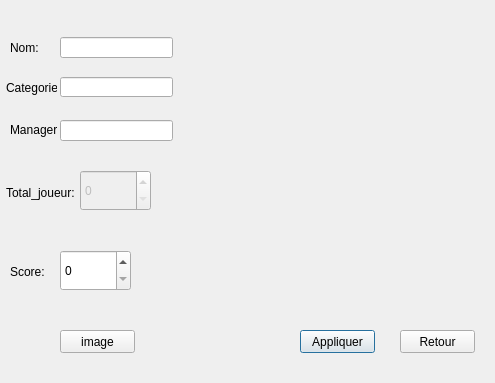
<?xml version="1.0" encoding="UTF-8"?>
<ui version="4.0">
 <class>Ajouter_equipe</class>
 <widget class="QDialog" name="Ajouter_equipe">
  <property name="geometry">
   <rect>
    <x>0</x>
    <y>0</y>
    <width>495</width>
    <height>383</height>
   </rect>
  </property>
  <property name="windowTitle">
   <string>Dialog</string>
  </property>
  <widget class="QPushButton" name="Ajouter_equipe_2">
   <property name="geometry">
    <rect>
     <x>300</x>
     <y>330</y>
     <width>75</width>
     <height>23</height>
    </rect>
   </property>
   <property name="text">
    <string>Appliquer</string>
   </property>
  </widget>
  <widget class="QLabel" name="label_2">
   <property name="geometry">
    <rect>
     <x>6</x>
     <y>80</y>
     <width>51</width>
     <height>16</height>
    </rect>
   </property>
   <property name="text">
    <string>Categorie:</string>
   </property>
  </widget>
  <widget class="QPushButton" name="b_image">
   <property name="geometry">
    <rect>
     <x>60</x>
     <y>330</y>
     <width>75</width>
     <height>23</height>
    </rect>
   </property>
   <property name="text">
    <string>image</string>
   </property>
  </widget>
  <widget class="QLineEdit" name="in_nom">
   <property name="geometry">
    <rect>
     <x>60</x>
     <y>37</y>
     <width>113</width>
     <height>21</height>
    </rect>
   </property>
   <property name="text">
    <string/>
   </property>
  </widget>
  <widget class="QLineEdit" name="in_categorie">
   <property name="geometry">
    <rect>
     <x>60</x>
     <y>77</y>
     <width>113</width>
     <height>20</height>
    </rect>
   </property>
   <property name="text">
    <string/>
   </property>
  </widget>
  <widget class="QLineEdit" name="in_manager">
   <property name="geometry">
    <rect>
     <x>60</x>
     <y>120</y>
     <width>113</width>
     <height>21</height>
    </rect>
   </property>
   <property name="text">
    <string/>
   </property>
  </widget>
  <widget class="QLabel" name="label_ajout">
   <property name="geometry">
    <rect>
     <x>0</x>
     <y>0</y>
     <width>501</width>
     <height>391</height>
    </rect>
   </property>
   <property name="text">
    <string/>
   </property>
  </widget>
  <widget class="QLabel" name="label">
   <property name="geometry">
    <rect>
     <x>10</x>
     <y>41</y>
     <width>47</width>
     <height>14</height>
    </rect>
   </property>
   <property name="text">
    <string>Nom:</string>
   </property>
  </widget>
  <widget class="QLabel" name="image_2">
   <property name="geometry">
    <rect>
     <x>260</x>
     <y>70</y>
     <width>201</width>
     <height>201</height>
    </rect>
   </property>
   <property name="text">
    <string/>
   </property>
  </widget>
  <widget class="QPushButton" name="pushButton_2">
   <property name="geometry">
    <rect>
     <x>400</x>
     <y>330</y>
     <width>75</width>
     <height>23</height>
    </rect>
   </property>
   <property name="text">
    <string>Retour</string>
   </property>
  </widget>
  <widget class="QLabel" name="label_3">
   <property name="geometry">
    <rect>
     <x>10</x>
     <y>123</y>
     <width>47</width>
     <height>14</height>
    </rect>
   </property>
   <property name="text">
    <string>Manager:</string>
   </property>
  </widget>
  <widget class="QLabel" name="label_7">
   <property name="geometry">
    <rect>
     <x>6</x>
     <y>185</y>
     <width>71</width>
     <height>16</height>
    </rect>
   </property>
   <property name="text">
    <string>Total_joueur:</string>
   </property>
  </widget>
  <widget class="QSpinBox" name="in_number">
   <property name="enabled">
    <bool>false</bool>
   </property>
   <property name="geometry">
    <rect>
     <x>80</x>
     <y>170</y>
     <width>71</width>
     <height>41</height>
    </rect>
   </property>
  </widget>
  <widget class="QLabel" name="label_8">
   <property name="geometry">
    <rect>
     <x>10</x>
     <y>265</y>
     <width>47</width>
     <height>14</height>
    </rect>
   </property>
   <property name="text">
    <string>Score:</string>
   </property>
  </widget>
  <widget class="QSpinBox" name="in_score">
   <property name="geometry">
    <rect>
     <x>60</x>
     <y>250</y>
     <width>71</width>
     <height>41</height>
    </rect>
   </property>
  </widget>
  <zorder>label_ajout</zorder>
  <zorder>Ajouter_equipe_2</zorder>
  <zorder>label_2</zorder>
  <zorder>b_image</zorder>
  <zorder>in_nom</zorder>
  <zorder>in_categorie</zorder>
  <zorder>in_manager</zorder>
  <zorder>label</zorder>
  <zorder>image_2</zorder>
  <zorder>pushButton_2</zorder>
  <zorder>label_3</zorder>
  <zorder>label_7</zorder>
  <zorder>in_number</zorder>
  <zorder>label_8</zorder>
  <zorder>in_score</zorder>
 </widget>
 <resources/>
 <connections/>
</ui>
